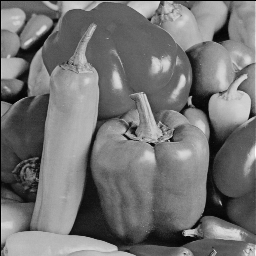
#> input picture Img_proc_hw3/peppers.bmp, 256 x 256 px
$ python Q2b.py
#> lines starting #> are read from the running program, lines starting #| are printed output that depends on the picture; after the words box and inside, x2 and y2 are one past the last pixel; in counts of white or black regions, pixels touching at a corner belong together
import cv2
import numpy as np
import matplotlib.pyplot as plt

def laplacian_filter(img):
    # Define the Laplacian kernel
    kernel = np.array([[0, 1, 0],
                       [1, -4, 1],
                       [0, 1, 0]])

    # Get image shape
    rows, cols = img.shape

    # Initialize empty output array
    filtered = np.zeros_like(img, dtype=np.float32)

    # Apply Laplacian filter
    for i in range(1, rows - 1):
        for j in range(1, cols - 1):
            patch = img[i - 1:i + 2, j - 1:j + 2]
            filtered[i, j] = np.sum(patch * kernel)

    # Threshold the filtered result to obtain the edge map
    threshold_value = 0  # Adjust this value to change the threshold
    edges = np.where(filtered > threshold_value, 255, 0).astype(np.uint8)

    return edges

def sobel_filter(img):
    # Define the Sobel kernels
    kernel_x = np.array([[-1, 0, 1],
                         [-2, 0, 2],
                         [-1, 0, 1]])

    kernel_y = np.array([[-1, -2, -1],
                         [0, 0, 0],
                         [1, 2, 1]])

    # Get image shape
    rows, cols = img.shape

    # Initialize empty output arrays
    gradient_x = np.zeros_like(img, dtype=np.float32)
    gradient_y = np.zeros_like(img, dtype=np.float32)

    # Apply Sobel filter
    for i in range(1, rows - 1):
        for j in range(1, cols - 1):
            gradient_x[i, j] = np.sum(img[i-1:i+2, j-1:j+2] * kernel_x)
            gradient_y[i, j] = np.sum(img[i-1:i+2, j-1:j+2] * kernel_y)

    # Calculate the gradient magnitude and direction
    gradient_magnitude = np.sqrt(gradient_x**2 + gradient_y**2)
    gradient_direction = np.arctan2(gradient_y, gradient_x) * 180 / np.pi

    return gradient_magnitude, gradient_direction


# Read the image1
img = cv2.imread("peppers.bmp", cv2.IMREAD_GRAYSCALE)
#> img is the input picture: shape (256, 256); min 0, max 254, mean 115.6


# Apply Gaussian blur to smooth the image
img_blurred = cv2.GaussianBlur(img, (3, 3), 1)

# Apply Sobel filter
gradient_magnitude, gradient_direction = sobel_filter(img_blurred)

# Threshold the gradient magnitude to obtain the edge map
threshold_value = 50  # Adjust this value to change the threshold
edges = np.where(gradient_magnitude > threshold_value, 255, 0).astype(np.uint8)
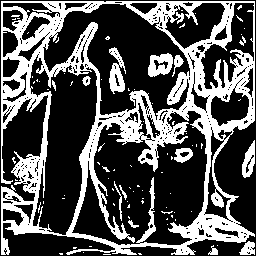
#> edges: shape (256, 256); 32.9% white; 89 white regions (75 under 20 px), largest, box (x1, y1, x2, y2) and area: (1, 1, 255, 255) 19338, (109, 47, 126, 94) 437, (148, 53, 173, 77) 400

# Display the resulting edge map
plt.imshow(edges, cmap='gray')
plt.axis('off')
plt.savefig("Q2b/Q2b_1")

# Apply Laplacian filter for edge detection
edges1 = laplacian_filter(img)
#> after the loop in laplacian_filter, `for i in range(1, rows - 1):`:
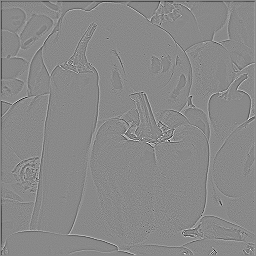
#> filtered: shape (256, 256) float32; min -424, max 364, mean -0.9; drawn with min black and max white
#> in laplacian_filter, `edges = np.where(filtered > threshold_value, 255, 0).astype(np.uint8)`: edges: shape (256, 256); 47.5% white in thin lines or dots

# Display the resulting edge map
plt.imshow(edges1, cmap='gray')
plt.axis('off')
plt.savefig("Q2b/Q2b_3")

# Read the image2
img = cv2.imread("peppers_0.04.bmp", cv2.IMREAD_GRAYSCALE)
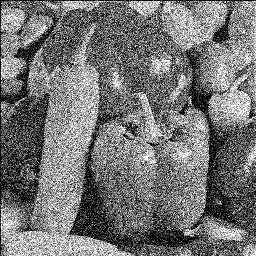
#> input picture Img_proc_hw3/peppers_0.04.bmp, 256 x 256 px
#> img is the input picture: shape (256, 256); min 0, max 255, mean 117

# Apply Gaussian blur to smooth the image
img_blurred = cv2.GaussianBlur(img, (3, 3), 1)

# Apply Sobel filter
gradient_magnitude, gradient_direction = sobel_filter(img_blurred)
#> after the loop in sobel_filter (call 2), `for i in range(1, rows - 1):`:
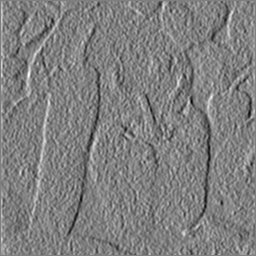
#> gradient_x: shape (256, 256) float32; min -556, max 554, mean 1.6; drawn with min black and max white
#> after the loop in sobel_filter (call 2), `for i in range(1, rows - 1):`:
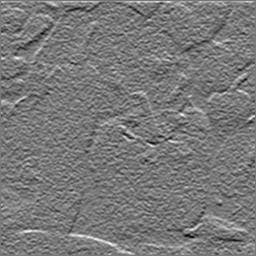
#> gradient_y: shape (256, 256) float32; min -500, max 553, mean 1.5; drawn with min black and max white

# Threshold the gradient magnitude to obtain the edge map
threshold_value = 50  # Adjust this value to change the threshold
edges = np.where(gradient_magnitude > threshold_value, 255, 0).astype(np.uint8)
#> edges: shape (256, 256); 82.4% white; black in thin lines or dots

# Display the resulting edge map
plt.imshow(edges, cmap='gray')
plt.axis('off')
plt.savefig("Q2b/Q2b_2")

# Apply Laplacian filter for edge detection
edges1 = laplacian_filter(img)
#> after the loop in laplacian_filter (call 2), `for i in range(1, rows - 1):`:
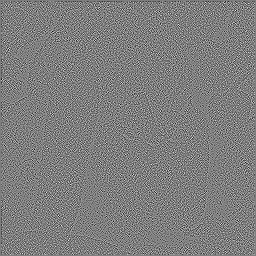
#> filtered: shape (256, 256) float32; min -820, max 834, mean -0.8; drawn with min black and max white
#> in laplacian_filter (call 2), `edges = np.where(filtered > threshold_value, 255, 0).astype(np.uint8)`:
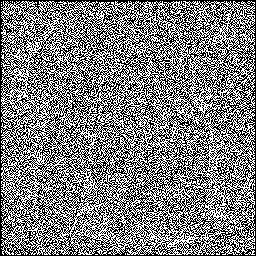
#> edges: shape (256, 256); 49.7% white in thin lines or dots

# Display the resulting edge map
plt.imshow(edges1, cmap='gray')
plt.axis('off')
plt.savefig("Q2b/Q2b_4")
